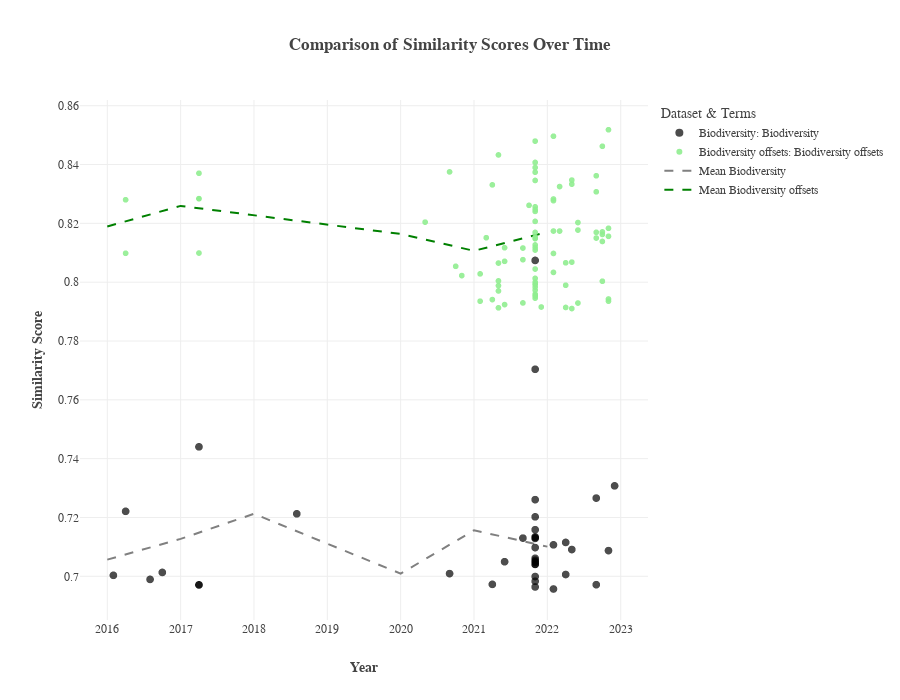

Here is the notebook cell this chart was saved with:
### Code cell
materiality_terms = ['Biodiversity', 'Double materiality', 'Biodiversity offsets', 'Cut off dates (related to no- deforestation and no-conversion commitments)']
terms_mat = ['Biodiversity', 'Biodiversity offsets']

biodiversity = all_terms_similar_embeddings.where(all_terms_similar_embeddings['term']==terms_mat[0])

biodiversity_offsets = all_terms_similar_embeddings.where(all_terms_similar_embeddings['term']==terms_mat[1])

scatterplot_compare_terms(biodiversity,biodiversity_offsets,'Biodiversity', 'Biodiversity offsets')

### Figure 1 — Plotly figure (JSON) as saved in the notebook; plotly's stock layout.template omitted (floating-point values rounded to 4 significant figures; data arrays with more than 128 entries replaced by an {"elided": "..."} marker saying what was removed)
{"data": [{"customdata": {"elided": "39x5 mixed values"}, "hovertemplate": "<b>ID:</b> %{customdata[0]}<br><b>Similarity score (cosine):</b> %{customdata[1]:.3f}<br><b>Company:</b> %{customdata[2]}<br><b>Industry:</b> %{customdata[3]}<br><b>Statement:</b> %{customdata[4]}<br>", "marker": {"color": "black", "opacity": 0.7, "size": 8}, "mode": "markers", "name": "Biodiversity: Biodiversity", "type": "scattergl", "x": [2022.0, 2022.0, 2022.0, 2022.0, 2022.0, 2023.0, 2023.0, 2023.0, 2023.0, 2021.0, 2021.0, 2022.0, 2022.0, 2022.0, 2022.0, 2022.0, 2022.0, 2022.0, 2022.0, 2022.0, 2022.0, 2022.0, 2022.0, 2022.0, 2022.0, 2022.0, 2022.0, 2022.0, 2022.0, 2022.0, 2021.0, 2019.0, 2017.0, 2017.0, 2017.0, 2016.0, 2016.0, 2017.0, 2017.0], "y": [0.7107, 0.6957, 0.7115, 0.7006, 0.7091, 0.7266, 0.6971, 0.7087, 0.7307, 0.6973, 0.705, 0.713, 0.8074, 0.7704, 0.7261, 0.7202, 0.7158, 0.7134, 0.7131, 0.7129, 0.7098, 0.7061, 0.7055, 0.705, 0.7047, 0.7041, 0.704, 0.6999, 0.6983, 0.6964, 0.7009, 0.7212, 0.744, 0.6971, 0.6971, 0.7003, 0.7221, 0.6989, 0.7013]}, {"customdata": {"elided": "88x5 mixed values"}, "hovertemplate": "<b>ID:</b> %{customdata[0]}<br><b>Similarity score (cosine):</b> %{customdata[1]:.3f}<br><b>Company:</b> %{customdata[2]}<br><b>Industry:</b> %{customdata[3]}<br><b>Statement:</b> %{customdata[4]}<br>", "marker": {"color": "lightgreen", "opacity": 0.9, "size": 6}, "mode": "markers", "name": "Biodiversity offsets: Biodiversity offsets", "type": "scattergl", "x": [2022.0, 2022.0, 2022.0, 2022.0, 2022.0, 2022.0, 2022.0, 2022.0, 2022.0, 2022.0, 2022.0, 2022.0, 2022.0, 2022.0, 2022.0, 2022.0, 2022.0, 2022.0, 2023.0, 2023.0, 2023.0, 2023.0, 2023.0, 2023.0, 2023.0, 2023.0, 2023.0, 2023.0, 2023.0, 2023.0, 2023.0, 2023.0, 2021.0, 2021.0, 2021.0, 2021.0, 2021.0, 2021.0, 2021.0, 2021.0, 2021.0, 2021.0, 2021.0, 2021.0, 2021.0, 2021.0, 2022.0, 2022.0, 2022.0, 2022.0, 2022.0, 2022.0, 2022.0, 2022.0, 2022.0, 2022.0, 2022.0, 2022.0, 2022.0, 2022.0, 2022.0, 2022.0, 2022.0, 2022.0, 2022.0, 2022.0, 2022.0, 2022.0, 2022.0, 2022.0, 2022.0, 2022.0, 2022.0, 2022.0, 2022.0, 2022.0, 2022.0, 2022.0, 2020.0, 2021.0, 2021.0, 2021.0, 2017.0, 2017.0, 2017.0, 2017.0, 2016.0, 2016.0], "y": [0.8496, 0.8283, 0.8277, 0.8174, 0.8098, 0.8033, 0.8325, 0.8174, 0.8066, 0.799, 0.7914, 0.8347, 0.8333, 0.8068, 0.791, 0.8203, 0.8177, 0.7929, 0.8362, 0.8307, 0.817, 0.815, 0.8462, 0.8171, 0.8162, 0.8138, 0.8003, 0.8518, 0.8183, 0.8156, 0.7943, 0.7935, 0.8028, 0.7935, 0.8151, 0.8331, 0.7941, 0.8433, 0.8065, 0.8004, 0.7988, 0.797, 0.7913, 0.8117, 0.8071, 0.7924, 0.8116, 0.8076, 0.7929, 0.8261, 0.848, 0.8407, 0.839, 0.8374, 0.8346, 0.8256, 0.8247, 0.8241, 0.8207, 0.8169, 0.8153, 0.815, 0.8148, 0.8126, 0.8118, 0.8109, 0.8045, 0.8013, 0.8, 0.7995, 0.7992, 0.7983, 0.7973, 0.7959, 0.7955, 0.7953, 0.7946, 0.7916, 0.8204, 0.8375, 0.8054, 0.8022, 0.837, 0.8284, 0.8284, 0.8099, 0.828, 0.8098]}, {"line": {"color": "gray", "dash": "dash", "width": 2}, "mode": "lines", "name": "Mean Biodiversity", "type": "scatter", "x": [2016.0, 2017.0, 2018.0, 2020.0, 2021.0, 2022.0], "y": [0.7057, 0.7127, 0.7212, 0.7009, 0.7156, 0.7101]}, {"line": {"color": "green", "dash": "dash", "width": 2}, "mode": "lines", "name": "Mean Biodiversity offsets", "type": "scatter", "x": [2016.0, 2017.0, 2020.0, 2021.0, 2022.0], "y": [0.8189, 0.8259, 0.8164, 0.8107, 0.8171]}], "layout": {"font": {"family": "Arial", "size": 12}, "height": 700, "hovermode": "closest", "legend": {"title": {"text": "Dataset & Terms"}}, "paper_bgcolor": "white", "plot_bgcolor": "white", "title": {"text": "<b>Comparison of Similarity Scores Over Time</b>"}, "xaxis": {"dtick": 1, "tickmode": "linear", "title": {"text": "<b>Year</b>"}}, "yaxis": {"title": {"text": "<b>Similarity Score</b>"}}}}
